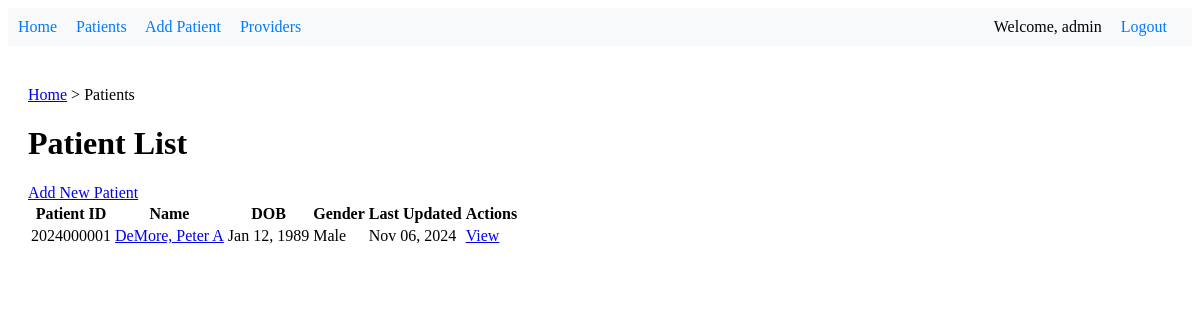
The app's page /patients/ (signed in), older data.
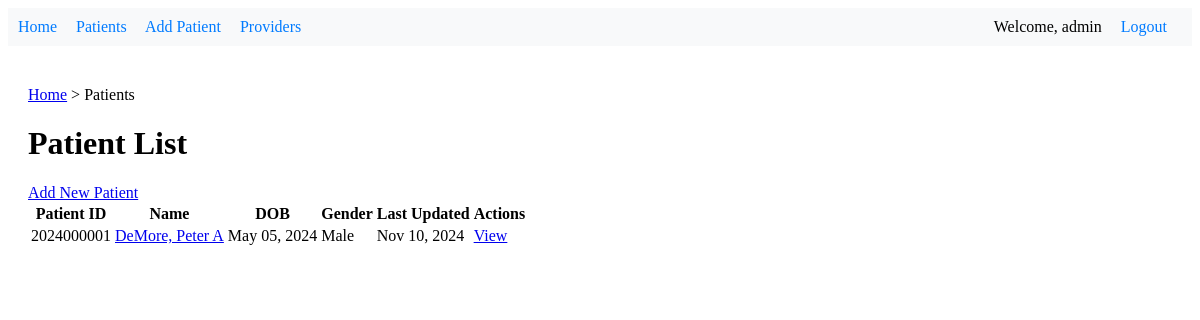
The same page, newer data.
### patient_records/models.py (models this page shows, shortened)
class Patient(models.Model):
    GENDER_CHOICES = [
        ('M', 'Male'),
        ('F', 'Female'),
        ('O', 'Other'),
    ]
    id = models.AutoField(primary_key=True)
    date = models.DateField()
    allergies = models.TextField(blank=True, null=True)
    code_status = models.CharField(max_length=50, blank=True, null=True)
    poa_name = models.CharField(max_length=100)
    relationship = models.CharField(max_length=50, blank=True, null=True)
    poa_contact = models.CharField(max_length=100)
    veteran = models.BooleanField(default=False)
    veteran_spouse = models.BooleanField(default=False)
    marital_status = models.CharField(max_length=50, blank=True, null=True)
    street_address = models.CharField(max_length=255, blank=True, null=True)
    city = models.CharField(max_length=100, blank=True, null=True)
    state = models.CharField(max_length=100, blank=True, null=True)
    zip = models.CharField(max_length=20, blank=True, null=True)
    patient_phone = models.CharField(max_length=20, blank=True, null=True)
    patient_email = models.EmailField(blank=True, null=True)
    last_updated = models.DateTimeField(auto_now=True)
    modified_by = models.ForeignKey(User, on_delete=models.SET_NULL, null=True, blank=True)
    patient_number = models.CharField(max_length=10, unique=True, editable=False, null=True, blank=True)
    first_name = models.CharField(max_length=50, null=True, blank=True)
    middle_name = models.CharField(max_length=50, blank=True, null=True)
    last_name = models.CharField(max_length=50, null=True, blank=True)
    date_of_birth = models.DateField(null=True, blank=True)
    gender = models.CharField(max_length=1, choices=GENDER_CHOICES, null=True, blank=True)
    ssn = models.CharField(max_length=11, verbose_name="SSN", null=True, blank=True)
    height_cm = models.DecimalField(max_digits=5, decimal_places=2, verbose_name="Height (cm)", null=True, blank=True)
    height_inches = models.DecimalField(max_digits=5, decimal_places=2, verbose_name="Height (inches)", null=True, blank=True)
    def get_gender_display(self):
        return dict(self.GENDER_CHOICES).get(self.gender, 'None')

### patient_records/views.py (the view)
# urls.py: path('patients/', views.patient_list, name='patient_list'),
@login_required
def patient_list(request):
    breadcrumbs = [
        {'label': 'Patients', 'url': None}
    ]
    search_query = request.GET.get('search', '')
    sort_option = request.GET.get('sort', 'date')
    patients = Patient.objects.all()
    if search_query:
        patients = patients.filter(poa_name__icontains=search_query) | patients.filter(id__icontains=search_query)
    if sort_option:
        patients = patients.order_by(sort_option)
    paginator = Paginator(patients, 10)
    page_number = request.GET.get('page')
    page_obj = paginator.get_page(page_number)
    context = {
        'patients': page_obj,
        'is_paginated': paginator.num_pages > 1,
        'page_obj': page_obj,
        'breadcrumbs': breadcrumbs,
        'page_title': 'Patient List'
    }
    return render(request, 'patient_records/patient_list.html', context)

### patient_records/templatetags/patient_tags.py (called while the page is built)
@register.filter
def full_name(patient):
    if patient.middle_name:
        return f"{patient.last_name}, {patient.first_name} {patient.middle_name}"
    return f"{patient.last_name}, {patient.first_name}"

### patient_records/templates/patient_records/patient_list.html (shortened to what this page needs)
{% extends 'patient_records/base.html' %}
{% load patient_tags %}
{% block content %}
{% include 'components/_breadcrumbs.html' %}
<div class="content-header">
    <h1>Patient List</h1>
    <a href="{% url 'add_patient' %}" class="button">Add New Patient</a>
</div>
<div class="patient-list">
    {% if patients %}
        <table class="data-table">
            <thead>
                <tr>
                    <th>Patient ID</th>
                    <th>Name</th>
                    <th>DOB</th>
                    <th>Gender</th>
                    <th>Last Updated</th>
                    <th><span class="sr-only">Actions</span></th>
                </tr>
            </thead>
            <tbody>
                {% for patient in patients %}
                <tr>
                    <td>{{ patient.patient_number }}</td>
                    <td><a href="{% url 'patient_detail' patient.id %}">{{ patient|full_name }}</a></td>
                    <td>{{ patient.date_of_birth|date:"M d, Y" }}</td>
                    <td>{{ patient.get_gender_display }}</td>
                    <td>{{ patient.last_updated|date:"M d, Y" }}</td>
                    <td class="actions">
                        <a href="{% url 'patient_detail' patient.id %}" class="action-link">View</a>
                    </td>
                </tr>
                {% endfor %}
            </tbody>
        </table>
    {% else %}
        <p>No patients found.</p>
    {% endif %}
</div>
{% endblock %}

Row changes from the older to the newer data that the page shows:
changed Patient "DeMore, Peter A": date_of_birth "Jan 12, 1989" → "May 05, 2024"; last_updated "Nov 06, 2024" → "Nov 10, 2024"
